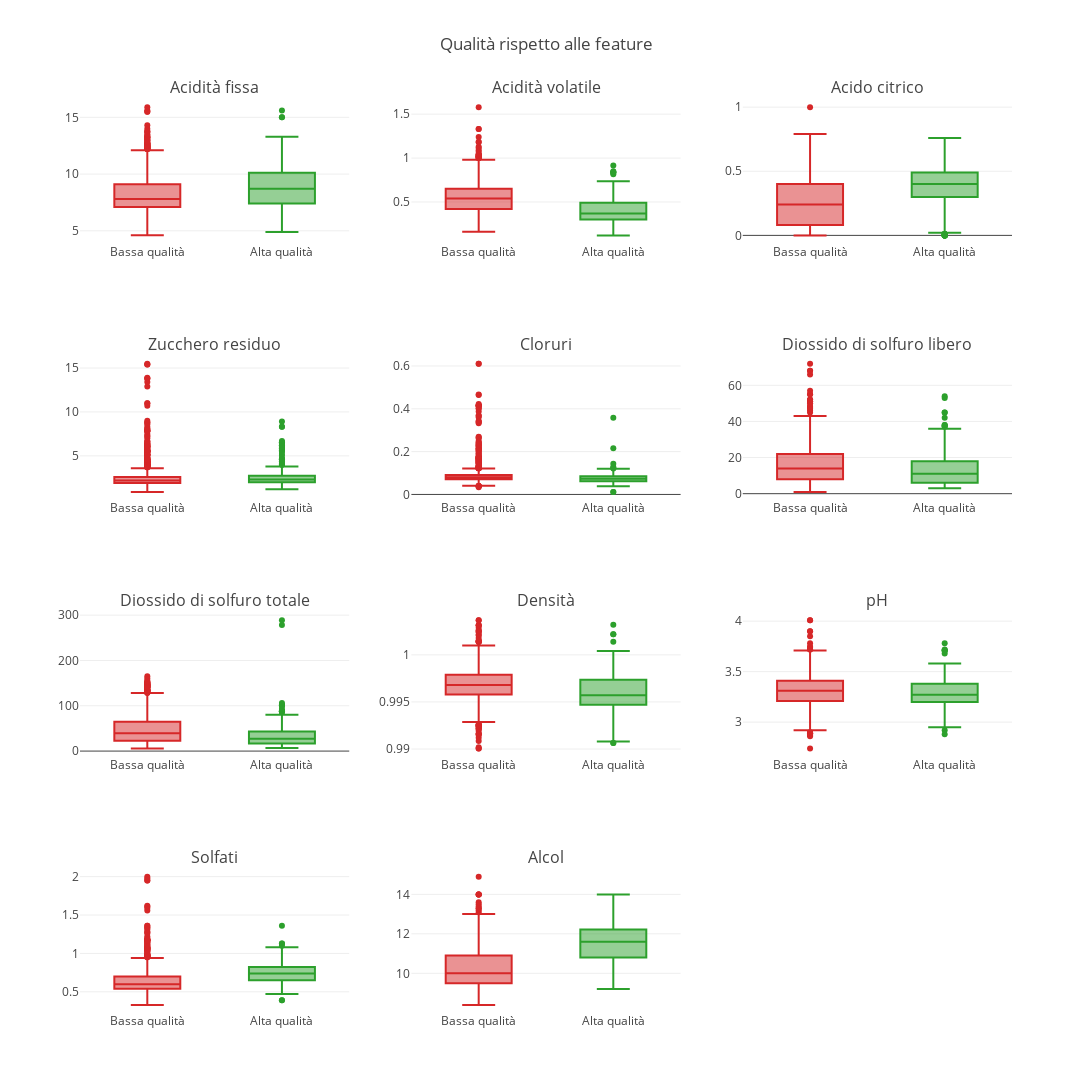

Source (notebook cell):
### Markdown cell above
Per ciascuna feature possiamo disegnare un box plot per vedere come esse si ditribuiscono a seconda della qualità misurata del vino. Se trovassimo feature i cui valori sono sovrapposti e che quindi il modello non potrebbe usare per discriminare la qualità del vino potremmo decidere di eliminarle, lasciando soltanto quelle feature che costituiscono una discriminante.

### Code cell
# Distribuzione dell'acidità fissa in base alla qualità del vino
box_plot_by_feature(copy.copy(df))

### Figure 1 — Plotly figure (JSON) as saved in the notebook; plotly's stock layout.template omitted (floating-point values rounded to 4 significant figures; data arrays with more than 128 entries replaced by an {"elided": "..."} marker saying what was removed)
{"data": [{"marker": {"color": "#d62728"}, "name": "Bassa qualità", "showlegend": false, "type": "box", "uid": "53043660-6119-4dd8-b5b1-00be8c68c832", "xaxis": "x", "y": {"elided": "1382 float values"}, "yaxis": "y"}, {"marker": {"color": "#2ca02c"}, "name": "Alta qualità", "showlegend": false, "type": "box", "uid": "90365d9f-ceda-4c85-841a-bdc14d5539e7", "xaxis": "x", "y": {"elided": "217 float values"}, "yaxis": "y"}, {"marker": {"color": "#d62728"}, "name": "Bassa qualità", "showlegend": false, "type": "box", "uid": "75c86a9a-afb7-4745-966b-de00a407412a", "xaxis": "x2", "y": {"elided": "1382 float values"}, "yaxis": "y2"}, {"marker": {"color": "#2ca02c"}, "name": "Alta qualità", "showlegend": false, "type": "box", "uid": "418b3160-0a7b-40dd-8a13-f64fb28fb2fd", "xaxis": "x2", "y": {"elided": "217 float values"}, "yaxis": "y2"}, {"marker": {"color": "#d62728"}, "name": "Bassa qualità", "showlegend": false, "type": "box", "uid": "dbf00950-4c1b-4d12-8a1e-2f21d0b053a7", "xaxis": "x3", "y": {"elided": "1382 float values"}, "yaxis": "y3"}, {"marker": {"color": "#2ca02c"}, "name": "Alta qualità", "showlegend": false, "type": "box", "uid": "e6c0a36e-f839-4784-ad88-46243a57ad96", "xaxis": "x3", "y": {"elided": "217 float values"}, "yaxis": "y3"}, {"marker": {"color": "#d62728"}, "name": "Bassa qualità", "showlegend": false, "type": "box", "uid": "a9072d52-ee2e-4965-933c-3b17fdd0035e", "xaxis": "x4", "y": {"elided": "1382 float values"}, "yaxis": "y4"}, {"marker": {"color": "#2ca02c"}, "name": "Alta qualità", "showlegend": false, "type": "box", "uid": "c8f6b24f-6b15-4fd7-bfaa-0fa0e064a55c", "xaxis": "x4", "y": {"elided": "217 float values"}, "yaxis": "y4"}, {"marker": {"color": "#d62728"}, "name": "Bassa qualità", "showlegend": false, "type": "box", "uid": "1a16361f-6d4e-4e97-9ebb-d28670c162b6", "xaxis": "x5", "y": {"elided": "1382 float values"}, "yaxis": "y5"}, {"marker": {"color": "#2ca02c"}, "name": "Alta qualità", "showlegend": false, "type": "box", "uid": "c973582a-5354-4cad-9065-73cae829b866", "xaxis": "x5", "y": {"elided": "217 float values"}, "yaxis": "y5"}, {"marker": {"color": "#d62728"}, "name": "Bassa qualità", "showlegend": false, "type": "box", "uid": "1737ebbc-acf2-45d3-b850-ba4f820c4e42", "xaxis": "x6", "y": {"elided": "1382 float values"}, "yaxis": "y6"}, {"marker": {"color": "#2ca02c"}, "name": "Alta qualità", "showlegend": false, "type": "box", "uid": "cbf8514a-c2ef-49d0-b1da-1359e8d4fd6e", "xaxis": "x6", "y": {"elided": "217 float values"}, "yaxis": "y6"}, {"marker": {"color": "#d62728"}, "name": "Bassa qualità", "showlegend": false, "type": "box", "uid": "2f512703-4177-4fa0-9663-62a17cbca1ed", "xaxis": "x7", "y": {"elided": "1382 float values"}, "yaxis": "y7"}, {"marker": {"color": "#2ca02c"}, "name": "Alta qualità", "showlegend": false, "type": "box", "uid": "63959fed-1922-4896-b2ab-8a0219351093", "xaxis": "x7", "y": {"elided": "217 int values"}, "yaxis": "y7"}, {"marker": {"color": "#d62728"}, "name": "Bassa qualità", "showlegend": false, "type": "box", "uid": "a8da5276-57ae-46ff-9d2f-6da9833cde7d", "xaxis": "x8", "y": {"elided": "1382 float values"}, "yaxis": "y8"}, {"marker": {"color": "#2ca02c"}, "name": "Alta qualità", "showlegend": false, "type": "box", "uid": "67fc71e2-b528-4064-b42b-0c3973651740", "xaxis": "x8", "y": {"elided": "217 float values"}, "yaxis": "y8"}, {"marker": {"color": "#d62728"}, "name": "Bassa qualità", "showlegend": false, "type": "box", "uid": "1c67a3b0-16dd-4b09-af8e-930e22061662", "xaxis": "x9", "y": {"elided": "1382 float values"}, "yaxis": "y9"}, {"marker": {"color": "#2ca02c"}, "name": "Alta qualità", "showlegend": false, "type": "box", "uid": "0065896b-5cab-430b-a9f9-5a00a57af72c", "xaxis": "x9", "y": {"elided": "217 float values"}, "yaxis": "y9"}, {"marker": {"color": "#d62728"}, "name": "Bassa qualità", "showlegend": false, "type": "box", "uid": "e4df8e73-525a-4e36-8e40-16cb63329bd1", "xaxis": "x10", "y": {"elided": "1382 float values"}, "yaxis": "y10"}, {"marker": {"color": "#2ca02c"}, "name": "Alta qualità", "showlegend": false, "type": "box", "uid": "c9361c4e-a01c-4b1e-8df6-d679a6d43ea3", "xaxis": "x10", "y": {"elided": "217 float values"}, "yaxis": "y10"}, {"marker": {"color": "#d62728"}, "name": "Bassa qualità", "showlegend": false, "type": "box", "uid": "9176bacf-cea6-4475-abb3-65c910f8d84a", "xaxis": "x11", "y": {"elided": "1382 float values"}, "yaxis": "y11"}, {"marker": {"color": "#2ca02c"}, "name": "Alta qualità", "showlegend": false, "type": "box", "uid": "26f1d0d8-d929-4f9b-a58d-21362f25e50f", "xaxis": "x11", "y": {"elided": "217 float values"}, "yaxis": "y11"}], "layout": {"annotations": [{"font": {"size": 16}, "showarrow": false, "text": "Acidità fissa", "x": 0.1444, "xanchor": "center", "xref": "paper", "y": 1, "yanchor": "bottom", "yref": "paper"}, {"font": {"size": 16}, "showarrow": false, "text": "Acidità volatile", "x": 0.5, "xanchor": "center", "xref": "paper", "y": 1, "yanchor": "bottom", "yref": "paper"}, {"font": {"size": 16}, "showarrow": false, "text": "Acido citrico", "x": 0.8556, "xanchor": "center", "xref": "paper", "y": 1, "yanchor": "bottom", "yref": "paper"}, {"font": {"size": 16}, "showarrow": false, "text": "Zucchero residuo", "x": 0.1444, "xanchor": "center", "xref": "paper", "y": 0.7188, "yanchor": "bottom", "yref": "paper"}, {"font": {"size": 16}, "showarrow": false, "text": "Cloruri", "x": 0.5, "xanchor": "center", "xref": "paper", "y": 0.7188, "yanchor": "bottom", "yref": "paper"}, {"font": {"size": 16}, "showarrow": false, "text": "Diossido di solfuro libero", "x": 0.8556, "xanchor": "center", "xref": "paper", "y": 0.7188, "yanchor": "bottom", "yref": "paper"}, {"font": {"size": 16}, "showarrow": false, "text": "Diossido di solfuro totale", "x": 0.1444, "xanchor": "center", "xref": "paper", "y": 0.4375, "yanchor": "bottom", "yref": "paper"}, {"font": {"size": 16}, "showarrow": false, "text": "Densità", "x": 0.5, "xanchor": "center", "xref": "paper", "y": 0.4375, "yanchor": "bottom", "yref": "paper"}, {"font": {"size": 16}, "showarrow": false, "text": "pH", "x": 0.8556, "xanchor": "center", "xref": "paper", "y": 0.4375, "yanchor": "bottom", "yref": "paper"}, {"font": {"size": 16}, "showarrow": false, "text": "Solfati", "x": 0.1444, "xanchor": "center", "xref": "paper", "y": 0.1562, "yanchor": "bottom", "yref": "paper"}, {"font": {"size": 16}, "showarrow": false, "text": "Alcol", "x": 0.5, "xanchor": "center", "xref": "paper", "y": 0.1562, "yanchor": "bottom", "yref": "paper"}], "height": 1200, "title": {"text": "Qualità rispetto alle feature"}, "width": 1200, "xaxis": {"anchor": "y", "domain": [0, 0.2889]}, "xaxis10": {"anchor": "y10", "domain": [0, 0.2889]}, "xaxis11": {"anchor": "y11", "domain": [0.3556, 0.6444]}, "xaxis12": {"anchor": "y12", "domain": [0.7111, 1]}, "xaxis2": {"anchor": "y2", "domain": [0.3556, 0.6444]}, "xaxis3": {"anchor": "y3", "domain": [0.7111, 1]}, "xaxis4": {"anchor": "y4", "domain": [0, 0.2889]}, "xaxis5": {"anchor": "y5", "domain": [0.3556, 0.6444]}, "xaxis6": {"anchor": "y6", "domain": [0.7111, 1]}, "xaxis7": {"anchor": "y7", "domain": [0, 0.2889]}, "xaxis8": {"anchor": "y8", "domain": [0.3556, 0.6444]}, "xaxis9": {"anchor": "y9", "domain": [0.7111, 1]}, "yaxis": {"anchor": "x", "domain": [0.8438, 1]}, "yaxis10": {"anchor": "x10", "domain": [0, 0.1562]}, "yaxis11": {"anchor": "x11", "domain": [0, 0.1562]}, "yaxis12": {"anchor": "x12", "domain": [0, 0.1562]}, "yaxis2": {"anchor": "x2", "domain": [0.8438, 1]}, "yaxis3": {"anchor": "x3", "domain": [0.8438, 1]}, "yaxis4": {"anchor": "x4", "domain": [0.5625, 0.7188]}, "yaxis5": {"anchor": "x5", "domain": [0.5625, 0.7188]}, "yaxis6": {"anchor": "x6", "domain": [0.5625, 0.7188]}, "yaxis7": {"anchor": "x7", "domain": [0.2812, 0.4375]}, "yaxis8": {"anchor": "x8", "domain": [0.2812, 0.4375]}, "yaxis9": {"anchor": "x9", "domain": [0.2812, 0.4375]}}}
